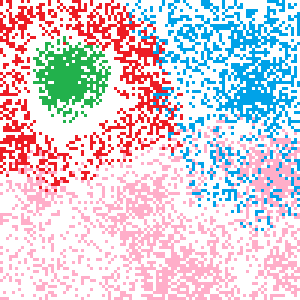
#> input picture k-NN and CNN/data/data7.png, 100 x 100 px, found by its file name (shown 3 times larger)
$ jupyter execute --allow-errors 'Condensed Nearest Neighbours.ipynb'   (shell and % lines are left out)
#> lines starting #> are read from the running program, lines starting #| are printed output that depends on the picture
Celem zadania jest obserwacja wpływu kompresji Condensed Nearest Neighbours, w skrócie CNN.

[cell 1]
import numpy as np
import pandas as pd
import matplotlib.pyplot as plt
import random
import webcolors
from PIL import Image
from sklearn.neighbors import KNeighborsClassifier
from imblearn.under_sampling import CondensedNearestNeighbour
from matplotlib.colors import ListedColormap
from pandas.core.frame import DataFrame
from typing import Dict, Tuple

Ponizszy kod do normalizacji danych, przeniesienia go do formatu csv, dodaniu szumu jest identyczny z poprzednim zadaniem.

Skorzystalem z tych samych danych co do zadania z KNN.

[cell 2]
colors_dict = {
    '#ffffff': ('white', 0),
    '#ff0000': ('red', 1),
    '#ffbf00': ('orange', 2),
    '#ffff00': ('yellow', 3),
    '#00ff00': ('green', 4),
    '#00bfff': ('blue', 5),
    '#0000ff': ('dark blue', 6),
    '#551a8b': ('purple', 7),
    '#ffb6c1': ('pink', 8),
    '#000000': ('black', 9)
}

def closest_colour(requested_colour):
    min_colours = {}
    for key, name in colors_dict.items():
        r_c, g_c, b_c = webcolors.hex_to_rgb(key)
        rd = (r_c - requested_colour[0]) ** 2
        gd = (g_c - requested_colour[1]) ** 2
        bd = (b_c - requested_colour[2]) ** 2
        min_colours[(rd + gd + bd)] = name
    return min_colours[min(min_colours.keys())]

def get_colour_name(requested_colour):
    try:
        closest_name = webcolors.rgb_to_name(requested_colour)
    except ValueError:
        closest_name = closest_colour(requested_colour)
    return closest_name

def noise(point: float):
    return point + random.gauss(0, 1)

def write_data_to_csv(source_img: str, dest_path: str):
    """
    Save given image to csv-like format.
    Csv file contains 4 columns: x co-ordinate, y co-ordinate, color number, color name
    """
    image = Image.open(source_img)
    width, height = image.size
    with open(dest_path, 'w') as dest_file:
        for x in range(0, width):
            for y in range(0, height):
                color, color_num = closest_colour(image.getpixel((x,y)))
                if color != 'white':
                    dest_file.write(f'{noise(x)};{noise(y)};{color_num};{color}\n')

[cell 3]
data = ('data7.png', 'data8.png', 'data9.png')
output_paths = ('labeled-dataset1.csv', 'labeled-dataset2.csv','labeled-dataset3.csv')

def show_data(img_path):
#> called with img_path = 'data7.png'
    pil_im = Image.open(img_path, 'r')
#> pil_im is the input picture: PIL image 100x100 RGB; mean R, G, B 216.4, 205.5, 215.4
    plt.imshow(np.asarray(pil_im))

[cell 4]
show_data(data[0])

[cell 5]
show_data(data[1])
#> call 2 of show_data, with img_path = 'data8.png'
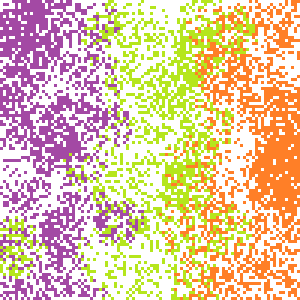
#> input picture k-NN and CNN/data/data8.png, 100 x 100 px, found by its file name (shown 3 times larger)
#> in show_data, pil_im is the input picture: PIL image 100x100 RGB; mean R, G, B 226.9, 198, 166.9

[cell 6]
show_data(data[2])
#> call 3 of show_data, with img_path = 'data9.png'
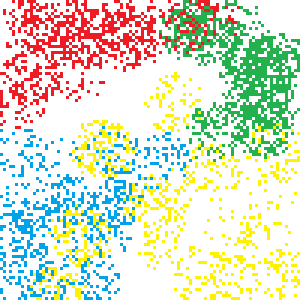
#> input picture k-NN and CNN/data/data9.png, 100 x 100 px, found by its file name (shown 3 times larger)
#> in show_data, pil_im is the input picture: PIL image 100x100 RGB; mean R, G, B 218.7, 224.2, 201.7
